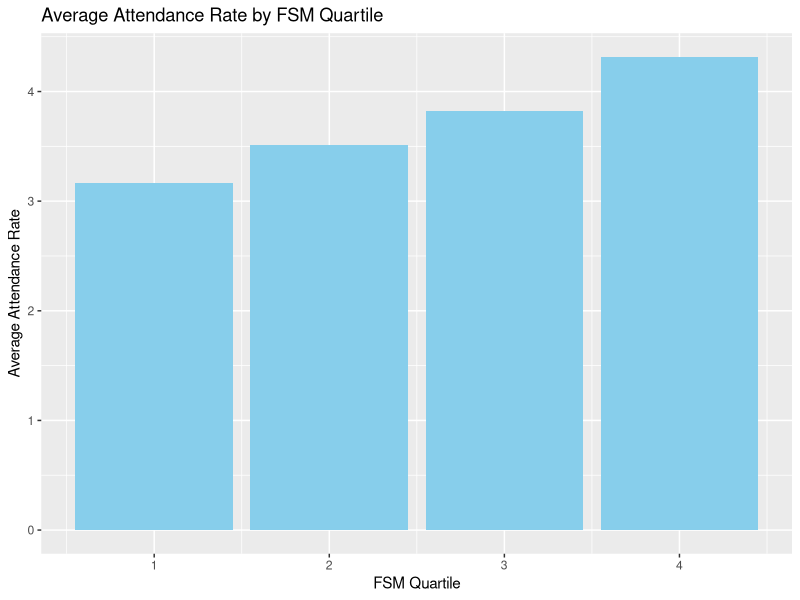
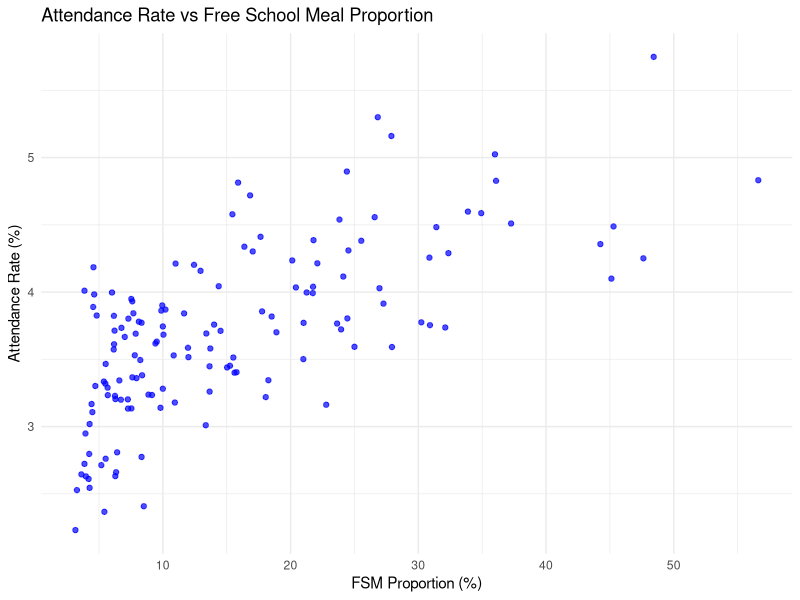
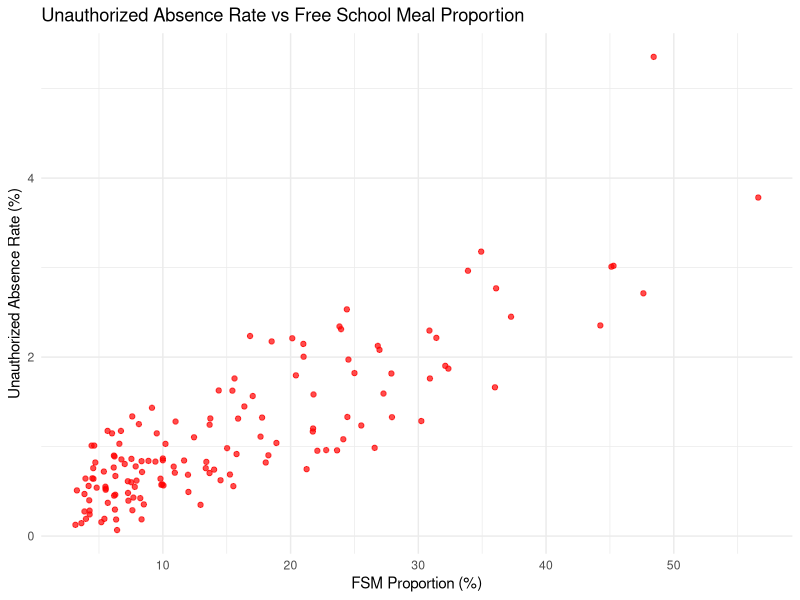
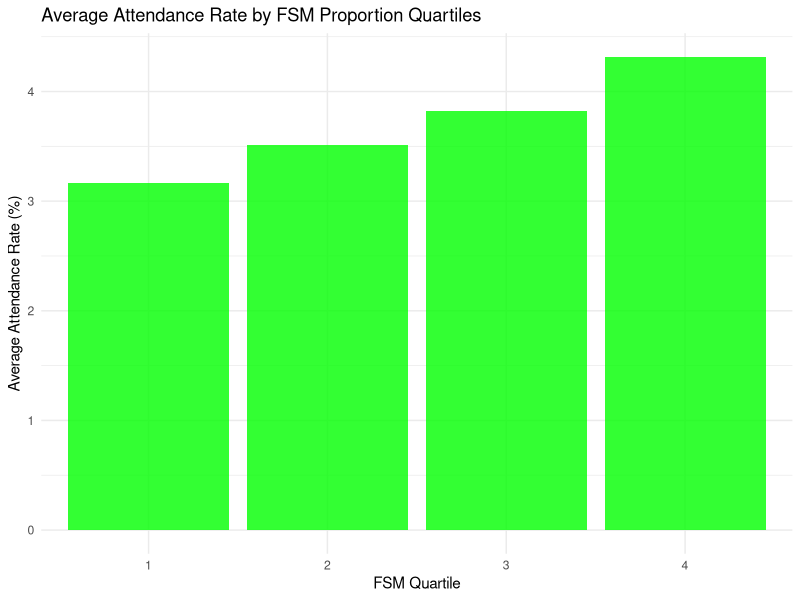
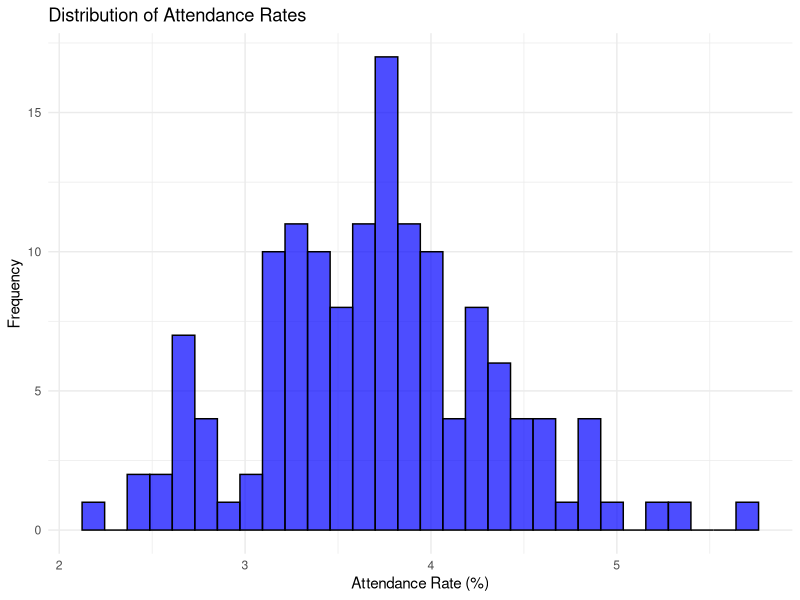
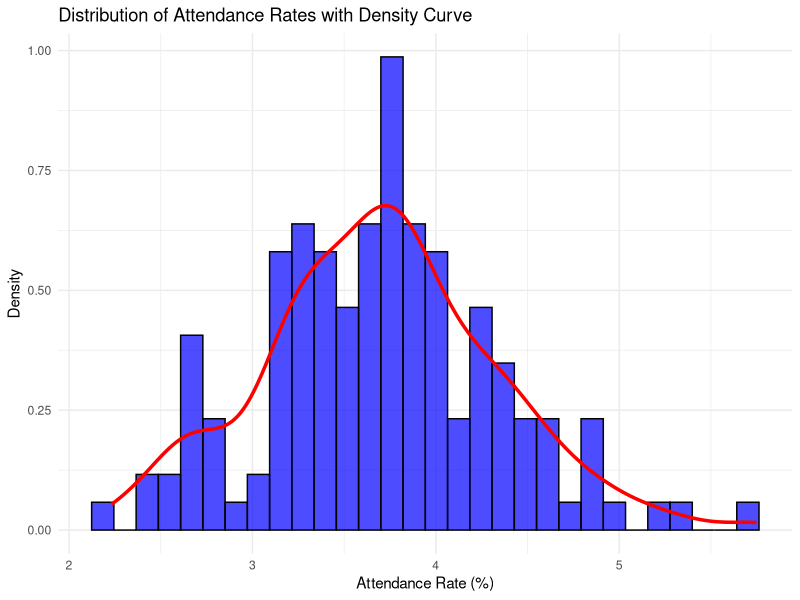
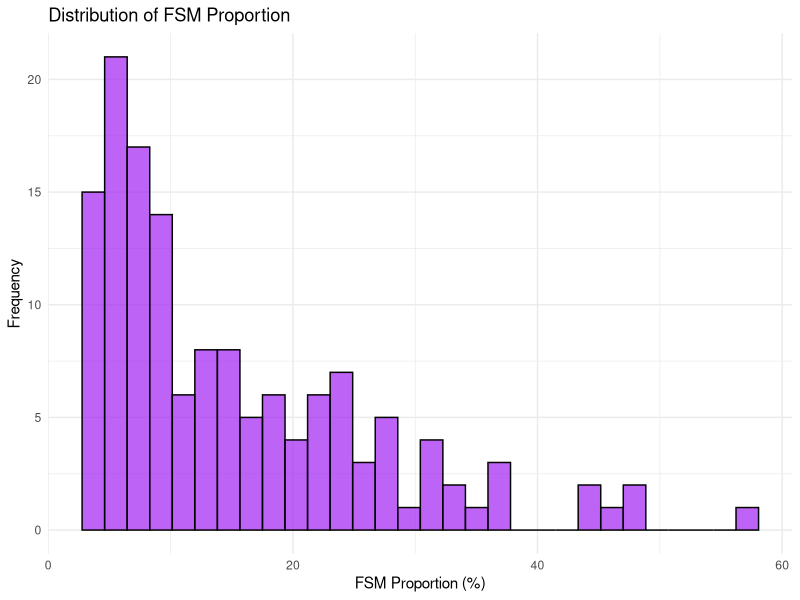
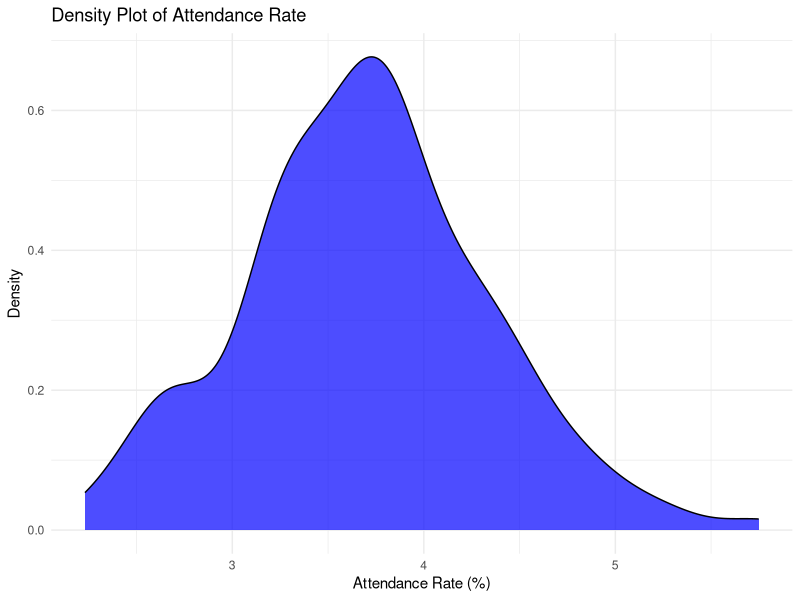

Reproduce these figures in R, in order.

# Installing Required Libraries for this project

install.packages("dplyr")
install.packages("ggplot2")


# Load required libraries
library(dplyr)
library(ggplot2)


# Loading Data Set
# Data Set Location in DataSet Folder

attendance <- read.csv("DataSet/secondary-attendance-csv-2.csv") # Student Attendance Data Set
free_school_meals <- read.csv("DataSet/secondary-free-school-meals-csv-1.csv") # Free School Meals Data Set

str(attendance) # Structure of Attendance Data Set
str(free_school_meals) # Structure of Free School Meals Data Set

# Cleaning Data

# Data Set -> Student Attendance
# Renaming Columns for better understanding
attendance <- attendance %>%
  rename(
    TotalPupils = Tot_Pupil,
    AuthorizedSessions = AuthSess,
    UnauthorizedSessions = UnauthSes,
    TotalSessions = TotalSess
  )

# Data Set -> Free School Meals
free_school_meals <- free_school_meals %>%
  rename(
    FSMEntitled = FSMEntitl,
    TotalRoll = TotalNOR
  )

# Merging Data 
merged_data <- merge( 
  attendance, free_school_meals, 
  by = "lsoa11cd"
)

# Inspecting Merged Data set
head(merged_data)



# Calculating Metics
merged_data <- merged_data %>%
  mutate(
    AttendanceRate = (AuthorizedSessions / TotalSessions) * 100,
    UnauthorizedAbsenceRate = (UnauthorizedSessions / TotalSessions) * 100,
    FSMProportion = (FSMEntitled / TotalRoll) * 100
  )

# Inspecting the Merged Data
head(merged_data)

# Summary statistics
summary(merged_data)


# Getting 2 rows 1 coulmn 
head(merged_data,2)


# Correlation b/w FSM PROPORTION and ATTANDANCE METRICS
correlation_attendance <- cor(merged_data$FSMProportion, merged_data$AttendanceRate)

# Correlation b/w FSM PROPORTION and UNAUTHORIZED ABSENCE RATE
correlation_unauth <- cor(merged_data$FSMProportion, merged_data$UnauthorizedAbsenceRate)


print(paste("Correlation between FSM Proportion and Attendance Rate:", correlation_attendance)) # Printing the correlation
print(paste("Correlation between FSM Proportion and Unauthorized Absence Rate:", correlation_unauth)) # Printing the correlation


# Quartile Analysis
merged_data <- merged_data %>%
  mutate(FSMQuartile = ntile(FSMProportion, 4))

# Summary of FSM Quartile
quartile_summary <- merged_data %>%
  group_by(FSMQuartile) %>%
  summarize(AverageAttendanceRate = mean(AttendanceRate, na.rm = TRUE))


print(quartile_summary) # Printing the summary



# Visulization of Quartile Analysis
# Bar Plot of FSM Quartile vs Average Attendance Rate

ggplot(quartile_summary, aes(x = FSMQuartile, y = AverageAttendanceRate)) +
  geom_bar(stat = "identity", fill = "skyblue") +
  labs(
    title = "Average Attendance Rate by FSM Quartile",
    x = "FSM Quartile",
    y = "Average Attendance Rate"
  )


# Scatter Plot
# Attendance Rate vs FSM Proportion


ggplot(merged_data, aes(x = FSMProportion, y = AttendanceRate)) +
  geom_point(color = "blue", alpha = 0.7) +
  ggtitle("Attendance Rate vs Free School Meal Proportion") +
  xlab("FSM Proportion (%)") +
  ylab("Attendance Rate (%)") +
  theme_minimal()


# Scatter Plot
# Unauthorized Absence Rate vs FSM Proportion'

ggplot(merged_data, aes(x = FSMProportion, y = UnauthorizedAbsenceRate)) +
  geom_point(color = "red", alpha = 0.7) +
  ggtitle("Unauthorized Absence Rate vs Free School Meal Proportion") +
  xlab("FSM Proportion (%)") +
  ylab("Unauthorized Absence Rate (%)") +
  theme_minimal()

# Bar Plot
# Average Attendance Rate by FSM Proportion Quartiles

ggplot(quartile_summary, aes(x = factor(FSMQuartile), y = AverageAttendanceRate)) +
  geom_bar(stat = "identity", fill = "green", alpha = 0.8) +
  ggtitle("Average Attendance Rate by FSM Proportion Quartiles") +
  xlab("FSM Quartile") +
  ylab("Average Attendance Rate (%)") +
  theme_minimal() 




# Histogram
# Distribution of Attendance Rates

ggplot(merged_data, aes(x = AttendanceRate)) +
  geom_histogram(bins = 30, fill = "blue", color = "black", alpha = 0.7) +
  ggtitle("Distribution of Attendance Rates") +
  xlab("Attendance Rate (%)") +
  ylab("Frequency") +
  theme_minimal()


# Histogram 
# Distribution of Attendance Rates with Density Curve
ggplot(merged_data, aes(x = AttendanceRate)) +
  geom_histogram(aes(y = ..density..), bins = 30, fill = "blue", color = "black", alpha = 0.7) +
  geom_density(color = "red", size = 1.2) +
  ggtitle("Distribution of Attendance Rates with Density Curve") +
  xlab("Attendance Rate (%)") +
  ylab("Density") +
  theme_minimal()



# Histogram
# Distribution of FSM Proportion

ggplot(merged_data, aes(x = FSMProportion)) +
  geom_histogram(bins = 30, fill = "purple", color = "black", alpha = 0.7) +
  ggtitle("Distribution of FSM Proportion") +
  xlab("FSM Proportion (%)") +
  ylab("Frequency") +
  theme_minimal()



# Density Plot
# Attendance Rate Distribution

ggplot(merged_data, aes(x = AttendanceRate)) +
  geom_density(fill = "blue", alpha = 0.7) +
  ggtitle("Density Plot of Attendance Rate") +
  xlab("Attendance Rate (%)") +
  ylab("Density") +
  theme_minimal()


# Boxplot
# Attendance Rate by FSM Quartile

ggplot(merged_data, aes(x = factor(FSMQuartile), y = AttendanceRate)) +
  geom_boxplot(fill = "lightgreen", color = "black", alpha = 0.7) +
  ggtitle("Attendance Rate by FSM Quartile") +
  xlab("FSM Quartile") +
  ylab("Attendance Rate (%)") +
  theme_minimal()

  


